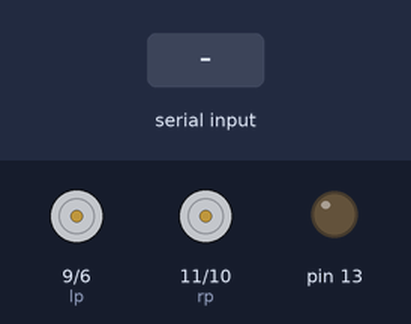
Simulated run of this sketch. Board: Arduino Uno, built with avr-gcc and run on an emulated ATmega328P. Parts: motor-driver pin pairs drawn as motors (green arrow = first pin HIGH = forward, orange = second pin HIGH = backward, longer = more drive), output pins drawn as LEDs (lit = HIGH). Inputs (shaded band) come from the test bench.

Above: at 1.2 s.
1.3 s: "L" received over Serial
At 2.1 s:
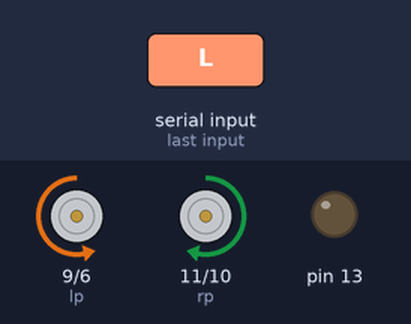
2.8 s: "R" received over Serial
At 3.2 s:
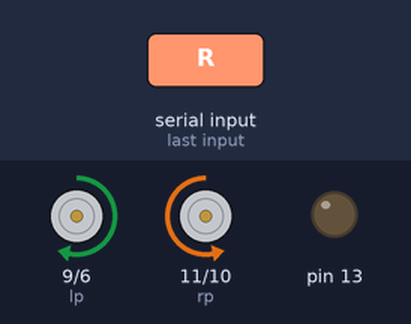
4.3 s: "C" received over Serial
At 5.5 s:
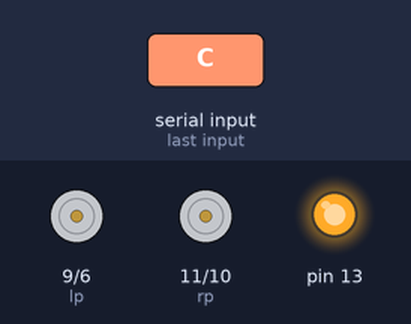
5.8 s: "F" received over Serial
At 6.7 s:
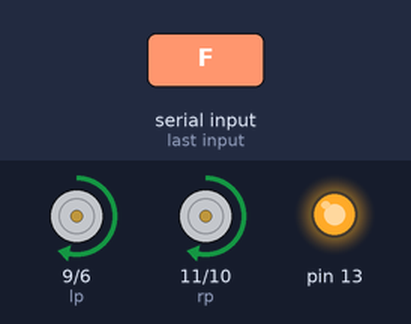
7.3 s: "B" received over Serial
At 7.9 s:
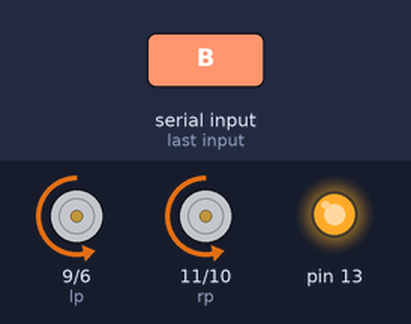
Timing chart, 0 to 9.8 s (numbered marks = the images above; inputs shaded):
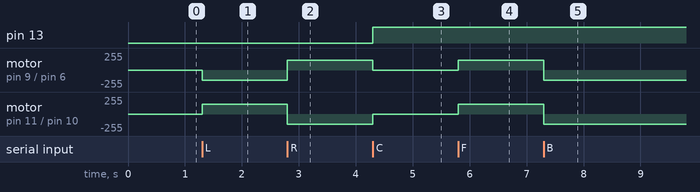

The sketch:

FBS2NNEIHAYHOTX.ino
```cpp
//this program is written to fine an red object and turn the bot right and left to make it center

const int rp=11;
const int rn=10;
const int lp=9;
const int ln=6;
int h=150,l=150;

void setup()
{
Serial.begin(9600);
pinMode(13,OUTPUT);
pinMode(rp,OUTPUT);
pinMode(rn,OUTPUT);
pinMode(lp,OUTPUT);
pinMode(ln,OUTPUT);
}

void loop()
{
  int a=0;
if (Serial.available())
{

a=Serial.read();
if(a=='L')
{
analogWrite(rp,h);
digitalWrite(rn,LOW);
digitalWrite(lp,LOW);
analogWrite(ln,h);
digitalWrite(13,LOW);
}
else if(a=='R')
{
digitalWrite(rp,LOW);
analogWrite(rn,h);
analogWrite(lp,h);
digitalWrite(ln,LOW);
digitalWrite(13,LOW);

}
else if(a=='C')
{
digitalWrite(rp,LOW);
digitalWrite(rn,LOW);
digitalWrite(lp,LOW);
digitalWrite(ln,LOW);
digitalWrite(13,HIGH);
}
else if(a=='F')
{
analogWrite(rp,l);
digitalWrite(rn,LOW);
analogWrite(lp,l);
digitalWrite(ln,LOW);
digitalWrite(13,HIGH);

}
else if(a=='B')
{
digitalWrite(rp,LOW);
analogWrite(rn,l);
digitalWrite(lp,LOW);
analogWrite(ln,l);
digitalWrite(13,HIGH);

}
else
digitalWrite(13,LOW);
}
//Serial.println(a);
}
```

Measured:
- after the input at 1.3 s, motor on pin 9 (lp) / pin 6 (ln): stopped → backward 150/255 at once; motor on pin 11 (rp) / pin 10 (rn): stopped → forward 150/255 at once
- after the input at 2.8 s, motor on pin 9 (lp) / pin 6 (ln): backward 150/255 → forward 150/255 at once; motor on pin 11 (rp) / pin 10 (rn): forward 150/255 → backward 150/255 at once
- after the input at 4.3 s, pin 13: LOW → HIGH at once; motor on pin 9 (lp) / pin 6 (ln): forward 150/255 → stopped at once; motor on pin 11 (rp) / pin 10 (rn): backward 150/255 → stopped at once
- after the input at 5.8 s, motor on pin 9 (lp) / pin 6 (ln), motor on pin 11 (rp) / pin 10 (rn): stopped → forward 150/255 at once
- after the input at 7.3 s, motor on pin 9 (lp) / pin 6 (ln), motor on pin 11 (rp) / pin 10 (rn): forward 150/255 → backward 150/255 at once
